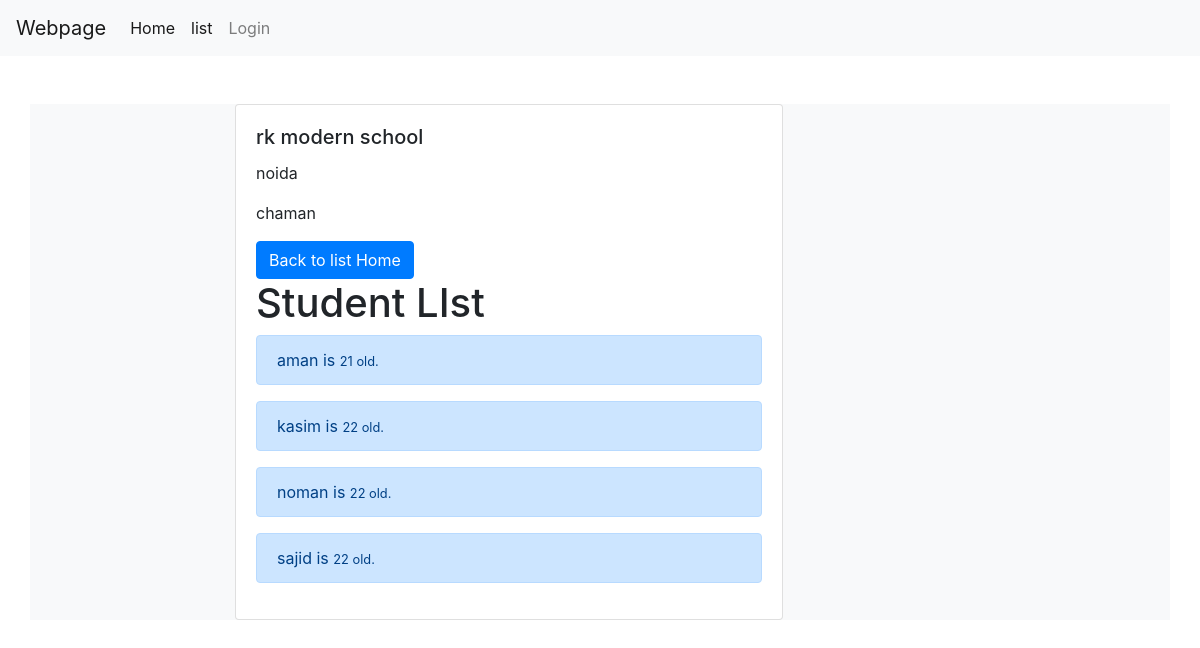
/cbv/detail/2/, run on the app's committed database.
### CBV/models.py (models this page shows, shortened)
class School(models.Model):
    name=models.CharField(max_length=256)
    principal=models.CharField(max_length=256)
    address=models.CharField(max_length=256)

class Student(models.Model):
    name=models.CharField(max_length=256)
    school=models.ForeignKey(School,related_name='student')
    age=models.PositiveIntegerField()

### CBV/views.py (the view)
# urls.py: url(r'^detail/(?P<pk>\d+)/$',views.MyDetail.as_view(),name="school_detail"),
class MyDetail(DetailView):
    context_object_name="school_detail"
    model=models.School
    template_name="CBV/school_detail.html"

### CBV/templates/CBV/school_detail.html
{% extends "CBV/base.html" %}
{%block body_block %}
<div class="card w-75">
    <div class="card-body">
      <h5 class="card-title">{{school_detail.name}}</h5>
      <p>{{school_detail.address}}</p>
      <p>{{school_detail.principal}}</p>
      <a href="{% url 'cbv:school_list'%}" class="btn btn-primary">Back to list Home</a>
        <h1 mt-2 class="">Student LIst</h1>
      {% for stud in school_detail.student.all %}
      <div class="alert alert-primary mt-1">{{stud.name}} is <small>{{stud.age}} old.</small></div>
      {% endfor %}
    </div>
  </div>
{% endblock %}

### data on the page
School: name "rk modern school", address "noida", principal "chaman"
Student: name "aman", age "21"
Student: name "kasim", age "22"
Student: name "noman", age "22"
Student: name "sajid", age "22"
